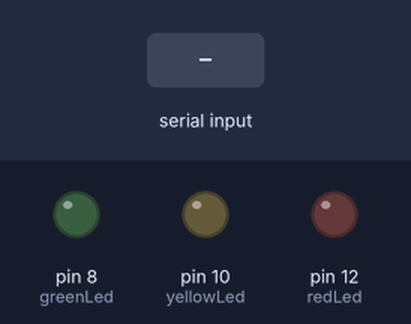
Simulated run of this sketch. Board: Arduino Uno, built with avr-gcc and run on an emulated ATmega328P. Shown: output pins drawn as LEDs (lit = HIGH). The test bench sets the inputs (shaded band).

Above: at 1.2 s.
1.3 s: "B" received over Serial
At 1.8 s:
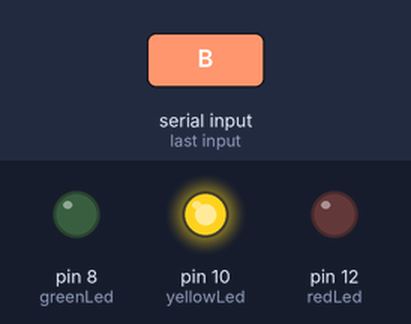
2.8 s: "R" received over Serial
At 4.0 s:
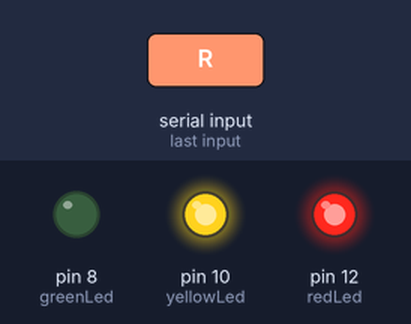
4.3 s: "G" received over Serial
At 5.3 s:
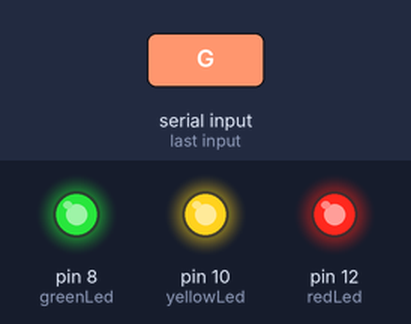
5.8 s: "Z" received over Serial
At 6.4 s:
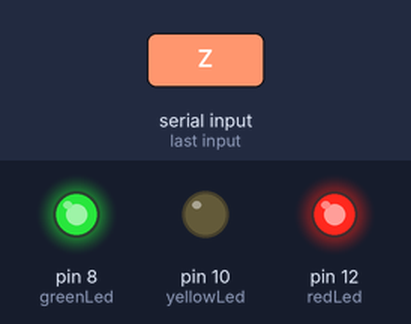
7.3 s: "X" received over Serial
At 7.6 s:
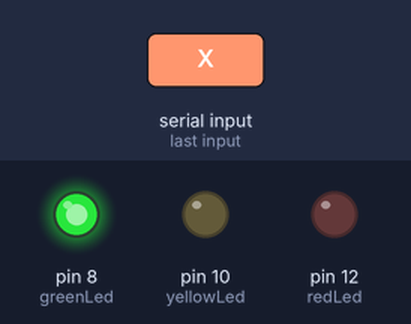
8.8 s: "C" received over Serial
At 9.9 s:
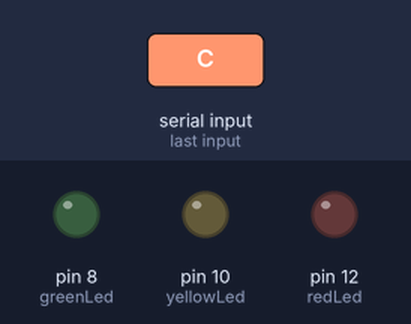
Timing chart, 0 to 11.3 s (numbered marks = the images above; inputs shaded):
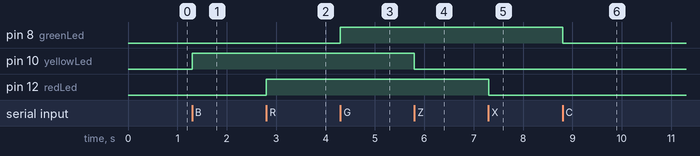

Measured:
- after the input at 1.3 s, pin 10 (yellowLed): LOW → HIGH at once
- after the input at 2.8 s, pin 12 (redLed): LOW → HIGH at once
- after the input at 4.3 s, pin 8 (greenLed): LOW → HIGH at once
- after the input at 5.8 s, pin 10 (yellowLed): HIGH → LOW at once
- after the input at 7.3 s, pin 12 (redLed): HIGH → LOW at once
- after the input at 8.8 s, pin 8 (greenLed): HIGH → LOW at once

The sketch:

demo_led.ino
```cpp
const int yellowLed = 10;
const int redLed = 12;
const int greenLed = 8;

char incomingdata = '0';
void setup() {
    Serial.begin(9600);
    pinMode(yellowLed, OUTPUT);
    pinMode(redLed, OUTPUT);
    pinMode(greenLed, OUTPUT);
}
void loop() {
    incomingdata = Serial.read(); {
        switch (incomingdata)
        {
          case 'B':
          digitalWrite(yellowLed, HIGH);
          break;

          case 'R':
          digitalWrite(redLed, HIGH);
          break;

          case 'G':
          digitalWrite(greenLed, HIGH);
          break;

          case 'Z':
          digitalWrite(yellowLed, LOW);
          break;

          case 'X':
          digitalWrite(redLed, LOW);
          break;

          case 'C':
          digitalWrite(greenLed, LOW);
          break;

          case 'V':
          {
            digitalWrite(yellowLed, HIGH);
            digitalWrite(redLed, HIGH);
            digitalWrite(greenLed, HIGH);
            break;
          }

          case 'M':
          {
            digitalWrite(yellowLed, LOW);
            digitalWrite(redLed, LOW);
            digitalWrite(greenLed, LOW);
            break;
          }

          default:
          break;
        }
    }
}
```
